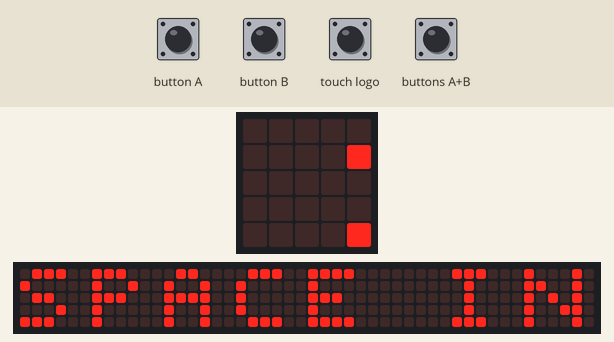
Simulated run of this program. Board: BBC micro:bit (MakeCode). Parts: the board's 5×5 LED display, a strip that is not on the board, showing the scrolling text unrolled. The inputs (shaded band) are chosen by the test bench. Random numbers come from a fixed seed; the 48×5 strip is a reading aid, not a part: it shows the text the display is scrolling, unrolled, one strip-width of it at a time; the run ends where the board's game-over animation would start. At 5.3 s the program stops and its outputs stay as they are.

Above: at 0.2 s.
At 5.0 s:
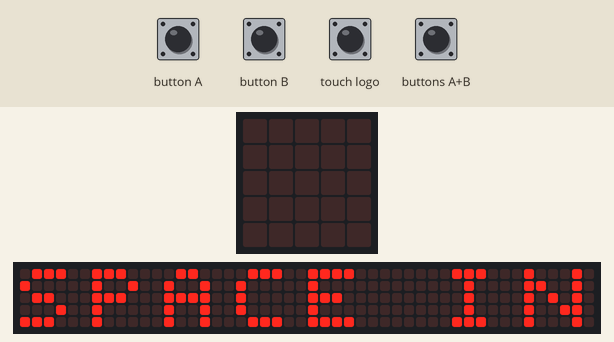
5.1 s: touch logo pressed for 0.15 s
At 6.4 s:
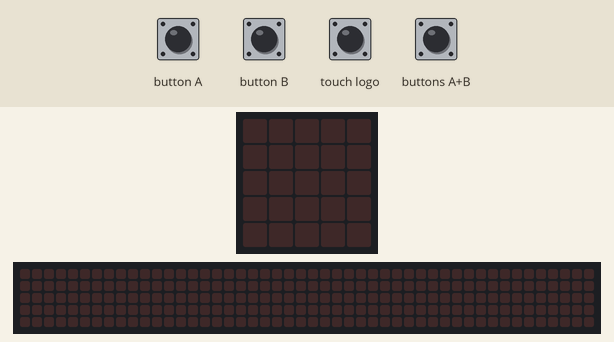
Timing chart, 0 to 6.8 s (numbered marks = the images above; inputs shaded):
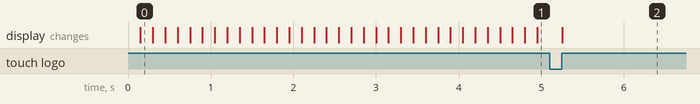

The program:

main.ts
```typescript
input.onLogoEvent(TouchButtonEvent.Pressed, function () {
    led.stopAnimation()
    game.gameOver()
})
input.onButtonPressed(Button.A, function () {
    defender.move(-1)
})
input.onButtonPressed(Button.AB, function () {
    bullet = game.createSprite(defender.get(LedSpriteProperty.X), defender.get(LedSpriteProperty.Y))
    for (let index = 0; index < 4; index++) {
        bullet.change(LedSpriteProperty.Y, -1)
        basic.pause(100)
    }
    bullet.delete()
})
input.onButtonPressed(Button.B, function () {
    defender.move(1)
})
let bullet: game.LedSprite = null
let defender: game.LedSprite = null
basic.showString("SPACE INVADER")
basic.pause(3000)
basic.showLeds(`
    . . . . .
    # # # # #
    . . . . .
    # # # # #
    . . . . .
    `)
basic.pause(randint(1000, 5000))
basic.showLeds(`
    . . . . .
    # # # # #
    # . . . .
    # # # # #
    . . . . .
    `)
basic.pause(randint(1000, 5000))
basic.showLeds(`
    . . . . .
    # # # # #
    # # . . .
    # # # # #
    . . . . .
    `)
basic.pause(randint(1000, 5000))
basic.showLeds(`
    . . . . .
    # # # # #
    # # # . .
    # # # # #
    . . . . .
    `)
basic.pause(randint(1000, 5000))
basic.showLeds(`
    . . . . .
    # # # # #
    # # # # .
    # # # # #
    . . . . .
    `)
basic.pause(randint(1000, 5000))
basic.showLeds(`
    . . . . .
    # # # # #
    # # # # #
    # # # # #
    . . . . .
    `)
basic.pause(2000)
basic.showLeds(`
    # # # # .
    . . . . #
    # # # # .
    . . . . #
    # # # # .
    `)
basic.pause(1000)
basic.showLeds(`
    # # # # .
    . . . . #
    # # # # .
    # . . . .
    # # # # #
    `)
basic.pause(1000)
basic.showLeds(`
    . . # . .
    . # # . .
    . . # . .
    . . # . .
    . # # # .
    `)
basic.pause(1000)
basic.showLeds(`
    # . . . #
    . # . # .
    . . . . .
    . # . # .
    # . . . #
    `)
game.setScore(0)
defender = game.createSprite(2, 4)
let invader = game.createSprite(randint(0, 4), 0)
basic.forever(function () {
    basic.pause(1000)
    invader.change(LedSpriteProperty.Y, 1)
})
basic.forever(function () {
    if (bullet) {
        if (bullet.isTouching(invader)) {
            game.addScore(1)
            invader.set(LedSpriteProperty.X, randint(0, 4))
            invader.set(LedSpriteProperty.Y, 0)
        }
    }
})
basic.forever(function () {
    if (invader.get(LedSpriteProperty.Y) == 4) {
        game.gameOver()
    }
})
```

test.ts
```typescript
// 在這裡測試；當此封包作為擴充功能時，將不會編譯此內容。
```
